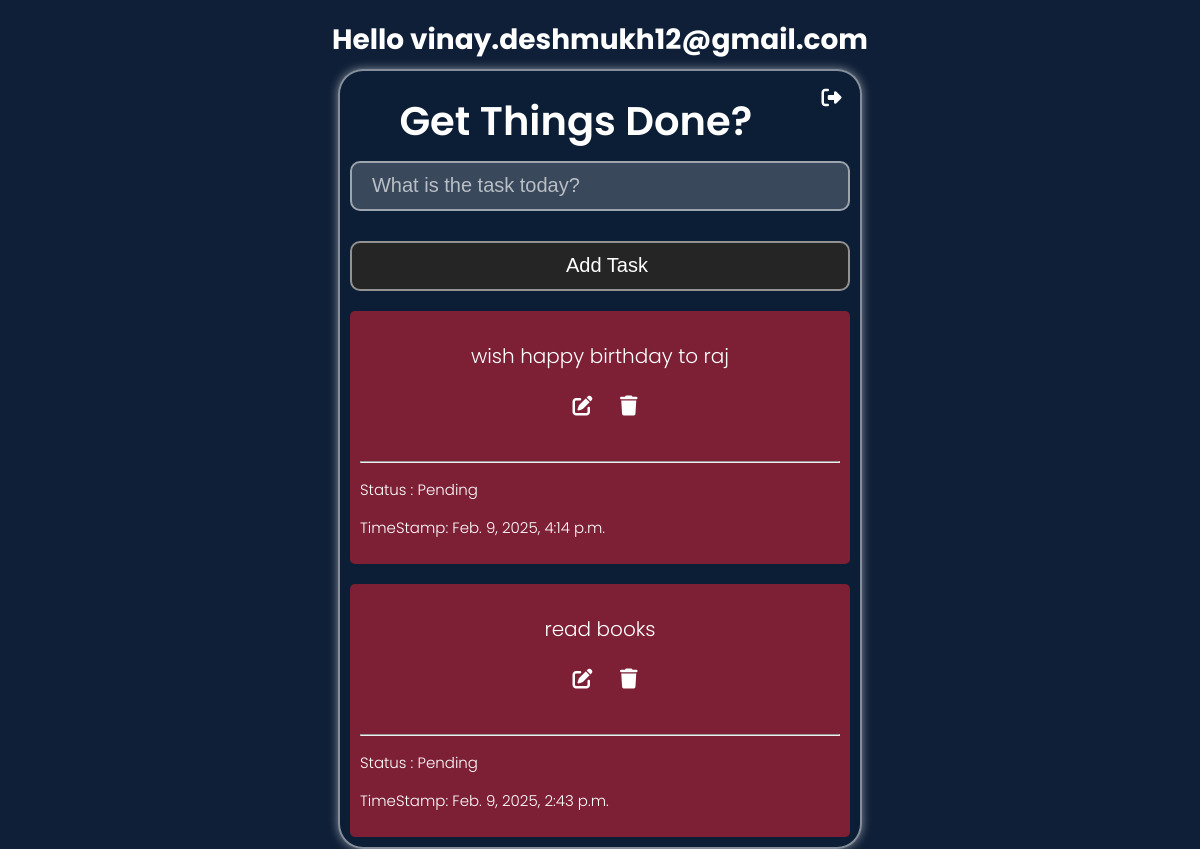
Page /todopage/ (signed in) on the earlier database version.
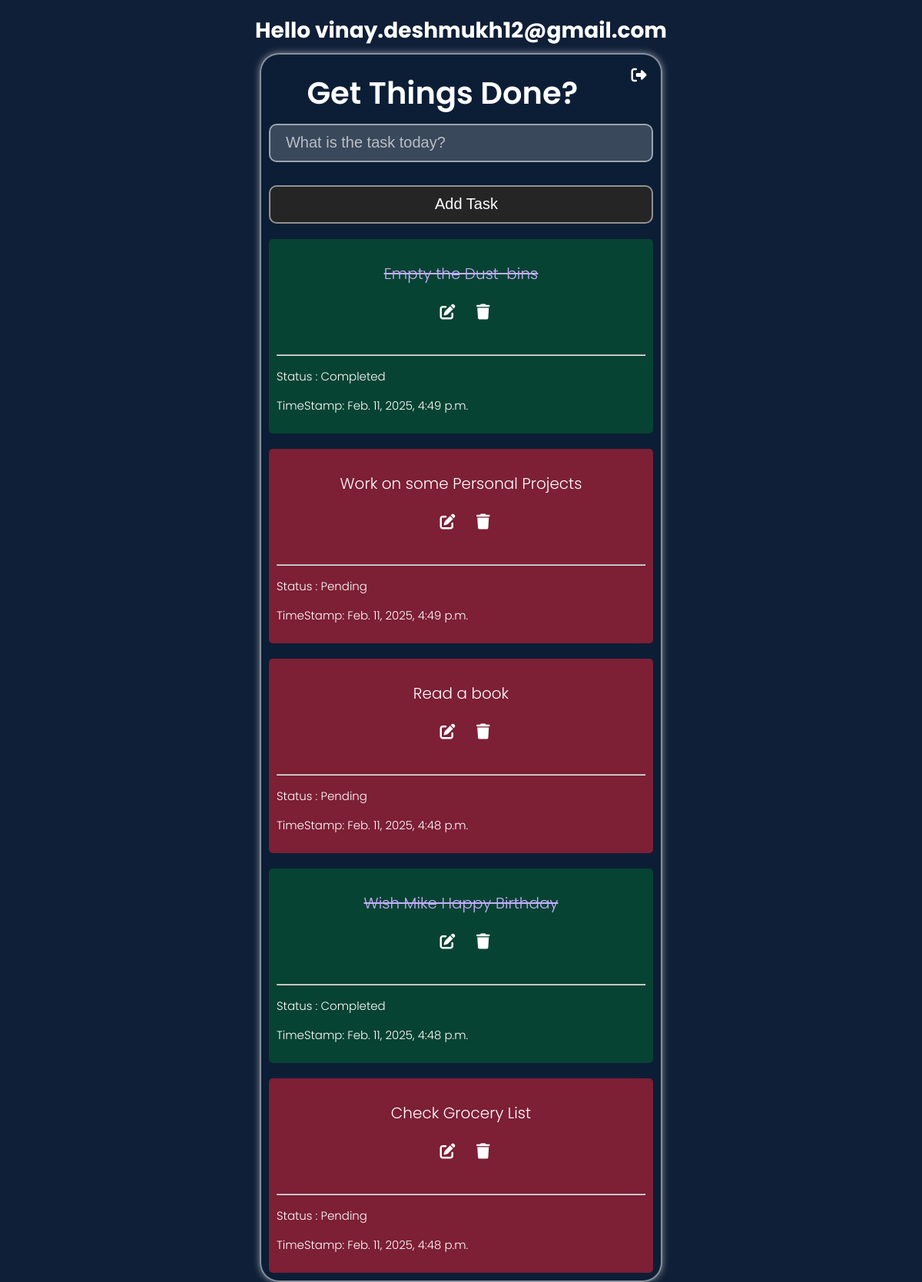
Same page on the later database version.
### to_do/models.py (models this page shows)
class TODOO(models.Model):
    srno=models.AutoField(primary_key=True,auto_created=True)
    title=models.CharField(max_length=25)
    date=models.DateTimeField(auto_now_add=True)
    user=models.ForeignKey(User, on_delete=models.CASCADE)
    status = models.CharField(
        max_length=10,
        choices=[('P', 'Pending'), ('C', 'Completed')],
        default='P'
    )

### to_do/views.py (the view, shortened to what this page needs)
# urls.py: path('todopage/', views.todo),
@login_required(login_url='/login')
def todo(request):
    login_required(login_url='/login')
    res = models.TODOO.objects.filter(user=request.user).order_by('-date')
    return render(request, 'todo.html', {'res':res })

### to_do/templates/todo.html (shortened to what this page needs)
{% load static %}
<!DOCTYPE html>
<html lang="en">
<head>
    <link rel="stylesheet" href="{% static 'css/styles.css' %}">
    <link rel="stylesheet" href="{% static 'css/index.css' %}">
</head>
<body>
    <div class="signup-login">
        <div>
            <div>
                <h1>Hello {{user}}</h1>
            </div>
            <div class=" signup-box scr">
                <div class="heads">
                    <div class="heading">Get Things Done? </div>
                    <div class="anca"><a href="{% url 'signout' %}" class="sign"><i
                        class="fa-solid fa-right-from-bracket"></i></a></div>
                </div>
                <form method="post">
                    <input type="text" name="title" required class="todo-input inp"
                        placeholder="What is the task today?">
                    <input class="submit-button" type="submit" value="Add Task">
                </form>
                {% for todo in res %}
                <div class="Todo {% if todo.status == 'C' %}todo-green{% else %}todo-red{% endif %}" style="display: block;">
                    <p class="{% if  todo.status == 'C' %} completed {% endif %} ">{{todo.title}}</p>
                    <div>
                        <a href=" /edit_todo/{{todo.srno}} "><i class="fa-solid fa-pen-to-square"></i></a>
                        <a href=" /delete_todo/{{todo.srno}} "><i class="fa-solid fa-trash"></i></a>
                    </div>
                    <br>
                    <hr>
                    <div style="text-align: left; font-size: 15px;">
                        <p>Status : {% if todo.status == 'C' %}Completed{% else %}Pending{% endif %}</p>
                        <p>TimeStamp: {{todo.date}}</p>
                    </div>
                </div>
                {% endfor %}
            </div>
        </div>
    </div>
</body>
</html>

### to_do/static/css/styles.css (style rules this page uses)
h1 { color: #fff; margin-bottom: 0.5rem; font-size: 1.75rem; }
.todo-input { outline: none; background: none; border: 1px solid #8758ff; padding: 0.5rem 1rem; margin-top: 1rem; margin-bottom: 2rem; width: 300px; color: #fff; margin-right: 0; }
.todo-input::placeholder { color: #ffffff4d; }
.Todo { display: flex; justify-content: space-between; align-items: center; background: #ffff00a9; color: #fff; padding: 0.75px 1px; border-radius: 5px; margin-bottom: 1rem; cursor: pointer; font-size: 20px; font-weight: 300; margin: 10px; padding: 10px; text-align: center; margin-top: 20px; }
.fa-trash { margin-left: 0.75rem; }
.completed { color: #c5aeff; text-decoration: line-through; }
a { text-decoration: none; color: #fff; font-size: 20px; font-weight: 500; margin-left: 10px; margin-top: 20px; margin-bottom: 20px; }
.todo-green { background-color: rgba(2, 100, 48, 0.533); display: block; }
.todo-red { background-color: rgba(239, 33, 53, 0.499); display: block; }
.anca { font-size: 25px; margin-top: 7px; margin-right: -41px; }
.heads { display: flex; justify-content: space-evenly; }

### to_do/static/css/index.css (style rules this page uses)
body { margin: 0; padding: 0; background-color: #0f1f37; }
.signup-login { background-color: #0f1f37; width: 100%; height: 100%; overflow: hidden; font-size: 24px; color: #fff; font-family: Poppins; display: flex; justify-content: center; align-items: center; }
.signup-box { background-color:#031f3830; height: auto; width: 520px; display: block; margin-left: auto; margin-right: auto; border-radius: 25px; border-width: 2px; border-style: solid; border-color: rgba(255, 255, 255, 0.5); box-shadow: 0 0 10px rgba(255, 255, 255, 0.5); }
.heading { font-size: 40px; font-weight: 600; margin: 0; padding: 0; text-align: center; margin-top: 20px; }
.inp { margin: 10px; height: 50px; width: 500px; border-radius: 10px; border: none; padding-left: 20px; font-size: 20px; font-weight: 500; color: #ffffff; background-color: #ffffff30; border: 2px solid rgba(255, 255, 255, 0.5); box-sizing: border-box; }
.inp::placeholder { color: #ffffffa5; }
.submit-button { margin-top: 20px; margin-left: 10px; height: 50px; width: 500px; border-radius: 10px; border: none; padding-left: 20px; font-size: 20px; font-weight: 500; color: #fff; background-color: #252525; border: 2px solid rgba(255, 255, 255, 0.5); box-sizing: border-box; cursor: pointer; }
.anca { font-size: 25px; margin-top: 7px; margin-right: -41px; }
.heads { display: flex; justify-content: space-evenly; }
.completed { color: #c5aeff; text-decoration: line-through; }

Differences in the rows shown:
no longer on this page (row edited): TODOO: title "wish happy birthday to raj", status "Pending", date "Feb. 9, 2025, 4:14 p.m."
removed TODOO: title "read books", status "Pending", date "Feb. 9, 2025, 2:43 p.m."
added TODOO: title "Empty the Dust-bins", status "Completed", date "Feb. 11, 2025, 4:49 p.m."
added TODOO: title "Work on some Personal Projects", status "Pending", date "Feb. 11, 2025, 4:49 p.m."
added TODOO: title "Read a book", status "Pending", date "Feb. 11, 2025, 4:48 p.m."
added TODOO: title "Wish Mike Happy Birthday", status "Completed", date "Feb. 11, 2025, 4:48 p.m."
added TODOO: title "Check Grocery List", status "Pending", date "Feb. 11, 2025, 4:48 p.m."
